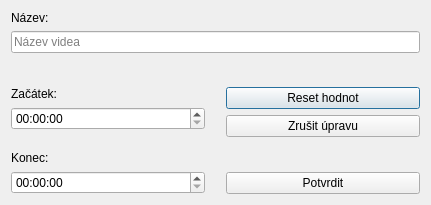
<?xml version="1.0" encoding="UTF-8"?>
<ui version="4.0">
 <class>edit_video</class>
 <widget class="QDialog" name="edit_video">
  <property name="geometry">
   <rect>
    <x>0</x>
    <y>0</y>
    <width>431</width>
    <height>205</height>
   </rect>
  </property>
  <property name="windowTitle">
   <string>y2mate - úprava videa</string>
  </property>
  <layout class="QVBoxLayout" name="verticalLayout_5">
   <item>
    <layout class="QVBoxLayout" name="verticalLayout_4">
     <item>
      <layout class="QVBoxLayout" name="verticalLayout_3">
       <item>
        <widget class="QLabel" name="label_3">
         <property name="text">
          <string>Název:</string>
         </property>
        </widget>
       </item>
       <item>
        <widget class="QLineEdit" name="lineEdit">
         <property name="readOnly">
          <bool>false</bool>
         </property>
         <property name="placeholderText">
          <string>Název videa</string>
         </property>
         <property name="clearButtonEnabled">
          <bool>false</bool>
         </property>
        </widget>
       </item>
       <item>
        <spacer name="verticalSpacer_2">
         <property name="orientation">
          <enum>Qt::Vertical</enum>
         </property>
         <property name="sizeHint" stdset="0">
          <size>
           <width>20</width>
           <height>40</height>
          </size>
         </property>
        </spacer>
       </item>
      </layout>
     </item>
     <item>
      <layout class="QHBoxLayout" name="horizontalLayout">
       <item>
        <layout class="QVBoxLayout" name="verticalLayout_2">
         <item>
          <widget class="QLabel" name="label">
           <property name="text">
            <string>Začátek:</string>
           </property>
          </widget>
         </item>
         <item>
          <widget class="QTimeEdit" name="timeEdit">
           <property name="currentSection">
            <enum>QDateTimeEdit::SecondSection</enum>
           </property>
           <property name="displayFormat">
            <string>HH:mm:ss</string>
           </property>
           <property name="currentSectionIndex">
            <number>2</number>
           </property>
           <property name="time">
            <time>
             <hour>0</hour>
             <minute>0</minute>
             <second>0</second>
            </time>
           </property>
          </widget>
         </item>
         <item>
          <spacer name="verticalSpacer">
           <property name="orientation">
            <enum>Qt::Vertical</enum>
           </property>
           <property name="sizeType">
            <enum>QSizePolicy::Fixed</enum>
           </property>
           <property name="sizeHint" stdset="0">
            <size>
             <width>20</width>
             <height>15</height>
            </size>
           </property>
          </spacer>
         </item>
         <item>
          <widget class="QLabel" name="label_2">
           <property name="text">
            <string>Konec:</string>
           </property>
          </widget>
         </item>
         <item>
          <widget class="QTimeEdit" name="timeEdit_2">
           <property name="currentSection">
            <enum>QDateTimeEdit::SecondSection</enum>
           </property>
           <property name="displayFormat">
            <string>HH:mm:ss</string>
           </property>
           <property name="currentSectionIndex">
            <number>2</number>
           </property>
           <property name="time">
            <time>
             <hour>0</hour>
             <minute>0</minute>
             <second>0</second>
            </time>
           </property>
          </widget>
         </item>
        </layout>
       </item>
       <item>
        <spacer name="horizontalSpacer">
         <property name="orientation">
          <enum>Qt::Horizontal</enum>
         </property>
         <property name="sizeType">
          <enum>QSizePolicy::Fixed</enum>
         </property>
         <property name="sizeHint" stdset="0">
          <size>
           <width>15</width>
           <height>20</height>
          </size>
         </property>
        </spacer>
       </item>
       <item>
        <layout class="QVBoxLayout" name="verticalLayout">
         <item>
          <widget class="QPushButton" name="pushButton_2">
           <property name="text">
            <string>Reset hodnot</string>
           </property>
          </widget>
         </item>
         <item>
          <widget class="QPushButton" name="pushButton">
           <property name="text">
            <string>Zrušit úpravu</string>
           </property>
          </widget>
         </item>
         <item>
          <spacer name="verticalSpacer_3">
           <property name="orientation">
            <enum>Qt::Vertical</enum>
           </property>
           <property name="sizeHint" stdset="0">
            <size>
             <width>20</width>
             <height>40</height>
            </size>
           </property>
          </spacer>
         </item>
         <item>
          <widget class="QPushButton" name="pushButton_3">
           <property name="text">
            <string>Potvrdit</string>
           </property>
          </widget>
         </item>
        </layout>
       </item>
      </layout>
     </item>
    </layout>
   </item>
  </layout>
 </widget>
 <resources/>
 <connections/>
</ui>
